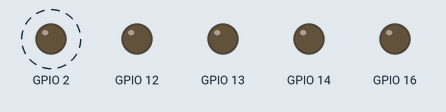
A sketch run on a simulated ESP8266 (NodeMCU). Shown: output pins drawn as LEDs (lit = HIGH). Dashed ring = blinking. WiFi joins after 1.5 s; servers stay silent unless stated.

Above: at 2.4 s.
Timing chart, 0 to 5.8 s (numbered marks = the images above):
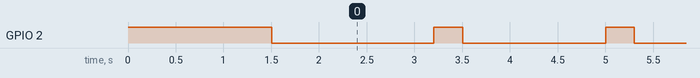

The sketch:

test-01_motors.ino
```cpp
#include <ESP8266WiFi.h>
#include <ESP8266WiFiMulti.h>

#ifndef STASSID
#define STASSID "FDMX"
#define STAPSK  "123454321"
#endif

// #define Name "MOV"
#define Name "MOV"

const char* ssid     = STASSID;
const char* password = STAPSK;

const char* host = "192.168.124.148";
const uint16_t port = 3000;

ESP8266WiFiMulti WiFiMulti;

WiFiClient client;
char rec;
bool led = false;;
int distance=0;

void setup() {
  pinMode(12, OUTPUT);
  pinMode(13, OUTPUT);
  pinMode(14, OUTPUT);
  pinMode(16, OUTPUT);
  pinMode(2, OUTPUT);
  digitalWrite(2, 1);
  Serial.begin(115200);

  WiFi.mode(WIFI_STA);
  WiFiMulti.addAP(ssid, password);
  while (WiFiMulti.run() != WL_CONNECTED) delay(500);
  digitalWrite(2, 0);
  while (!client.connect(host, port)) delay(100);
}


void loop() {

  while (!client.connected()){
    digitalWrite(2,1);
    delay(100);
    client.connect(host, port);
  }
  digitalWrite(2,0);
  if(client.available()){
    rec = client.read();
    if(rec == '?'){
      client.print(Name);
    }else Serial.print(rec);
  }
  if(Serial.available() > 0){
    rec = Serial.read();
    client.print(rec);
  }

}

int srf(int pin){
  pinMode(pin,OUTPUT);
  digitalWrite(pin,1);
  delayMicroseconds(10);
  digitalWrite(pin,0);
  pinMode(pin,INPUT);
  return(pulseIn(pin, 1)*0.034/2);
}
```

Measured:
- by itself, GPIO 2: alternates HIGH for 0.30 s and LOW for 1.5 s
